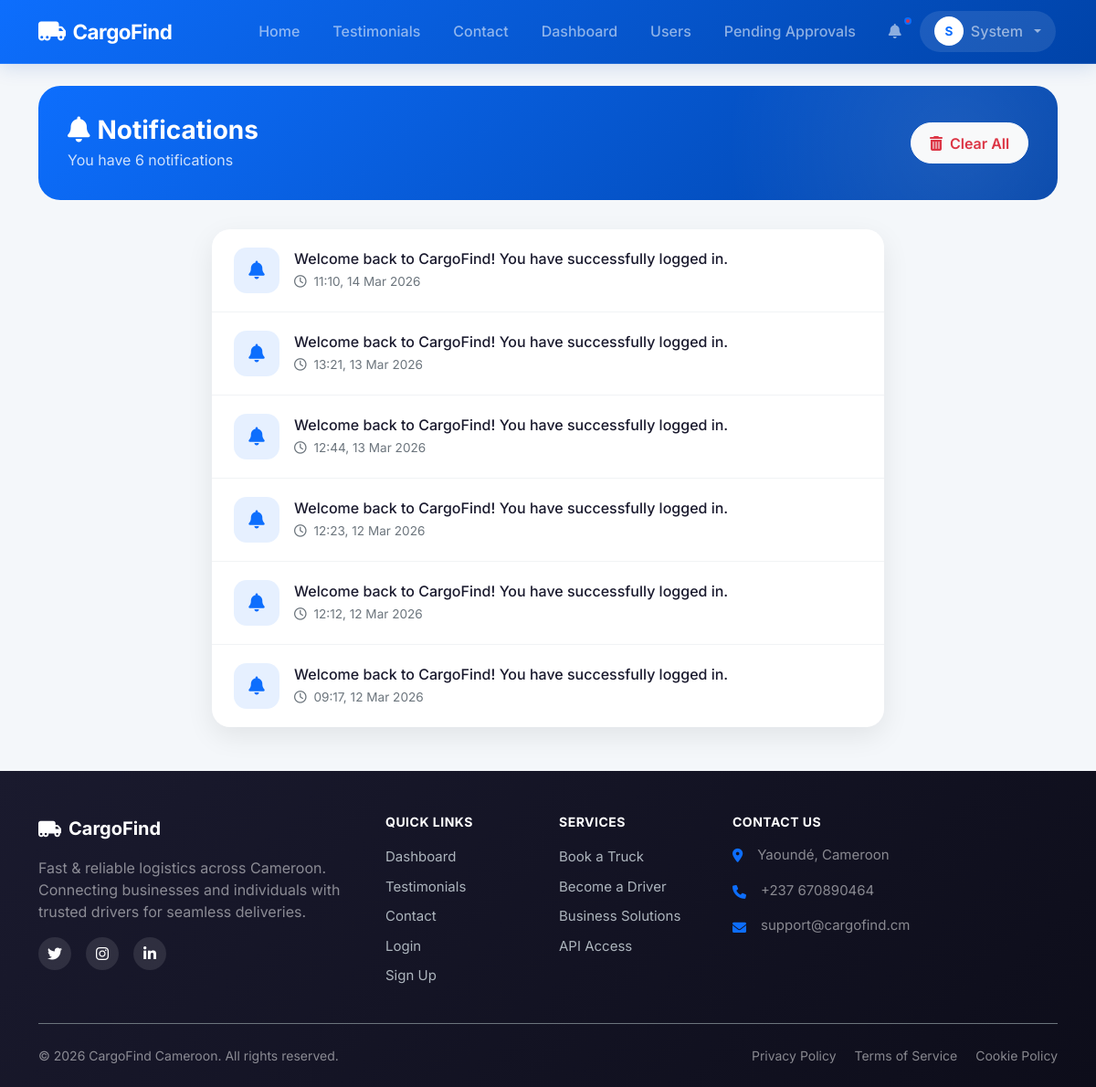
The app's page /notifications (signed in), older data.
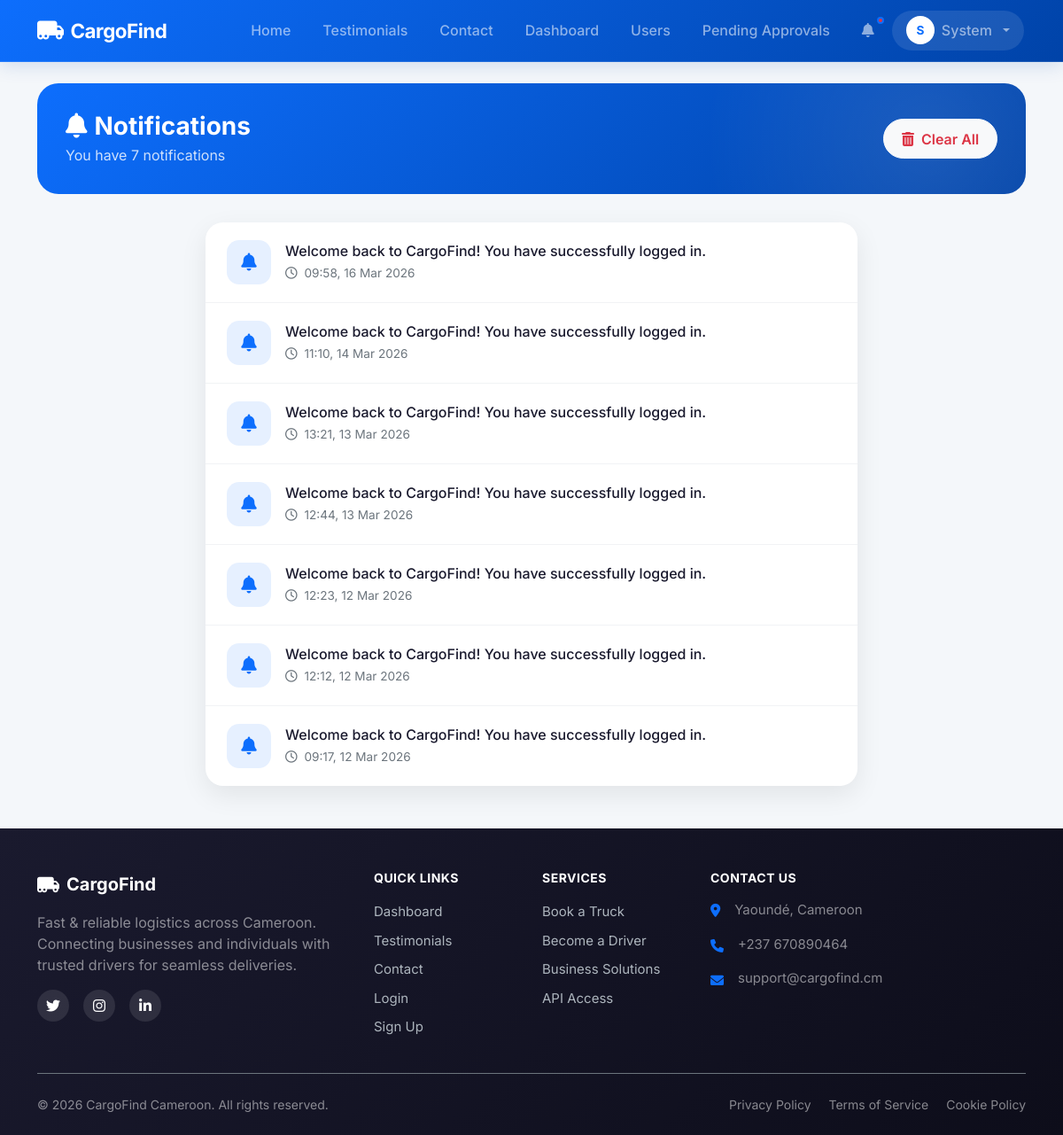
The same page, newer data.
### models.py (models this page shows, shortened)
class User(UserMixin, db.Model):
    id = db.Column(db.Integer, primary_key=True)
    email = db.Column(db.String(120), unique=True, nullable=False)
    phone = db.Column(db.String(20), unique=True, nullable=False)
    password_hash = db.Column(db.String(255), nullable=False)
    full_name = db.Column(db.String(100), nullable=False)
    address = db.Column(db.String(200))
    role = db.Column(db.String(20), nullable=False) # 'customer', 'driver', 'admin'
    vehicle_type = db.Column(db.String(50)) # 'car', 'van', 'truck'
    vehicle_id = db.Column(db.String(50))
    license_url = db.Column(db.String(255))
    is_verified = db.Column(db.Boolean, default=False)
    registration_otp = db.Column(db.String(6))
    is_active = db.Column(db.Boolean, default=False)
    is_approved = db.Column(db.Boolean, default=False) # Admin approval
    current_lat = db.Column(db.Float)
    current_lng = db.Column(db.Float)
    deliveries_as_customer = db.relationship('Delivery', backref='customer', foreign_keys='Delivery.customer_id')
    deliveries_as_driver = db.relationship('Delivery', backref='driver', foreign_keys='Delivery.driver_id')
    notifications = db.relationship('Notification', backref='user', lazy=True)
    wallet = db.relationship('Wallet', backref='user', uselist=False)

class Notification(db.Model):
    id = db.Column(db.Integer, primary_key=True)
    user_id = db.Column(db.Integer, db.ForeignKey('user.id'), nullable=False)
    message = db.Column(db.String(255), nullable=False)
    is_read = db.Column(db.Boolean, default=False)
    created_at = db.Column(db.DateTime, default=datetime.utcnow)
    link = db.Column(db.String(100))

### app.py (the view)
@app.route('/notifications')
@login_required
def notifications():
    user_notifications = Notification.query.filter_by(user_id=current_user.id).order_by(Notification.created_at.desc()).all()
    for notif in user_notifications:
        notif.is_read = True
    db.session.commit()
    return render_template('notifications.html', notifications=user_notifications)

### templates/notifications.html (shortened to what this page needs)
{% extends 'base.html' %}
{% block content %}
<div class="row animate-up">
    <div class="col-12">
        <div class="page-header">
            <div class="d-flex justify-content-between align-items-center">
                <div>
                    <h1 class="page-title">
                        <i class="fas fa-bell me-2"></i>Notifications
                    </h1>
                    {% if notifications %}
                    <p class="page-subtitle">You have {{ notifications|length }} notification{{ '' if notifications|length == 1 else 's' }}</p>
                    {% else %}
                    <p class="page-subtitle">Stay updated with your deliveries</p>
                    {% endif %}
                </div>
                {% if notifications %}
                <form action="{{ url_for('clear_notifications') }}" method="POST">
                    <button type="submit" class="btn btn-light text-danger clear-btn">
                        <i class="fas fa-trash-alt me-2"></i>Clear All
                    </button>
                </form>
                {% endif %}
            </div>
        </div>
    </div>
</div>
<div class="row">
    <div class="col-lg-8 mx-auto">
        {% if notifications %}
        <div class="card notification-card">
            {% for notif in notifications %}
            <div class="notification-item" {% if notif.link %}onclick="window.location='{{ notif.link }}'" style="cursor: pointer;"{% endif %}>
                <div class="notification-icon info">
                    <i class="fas fa-bell"></i>
                </div>
                <div class="notification-content">
                    <p class="notification-message mb-0">{{ notif.message }}</p>
                    <span class="notification-time">
                        <i class="far fa-clock me-1"></i>
                        {{ notif.created_at.strftime('%H:%M, %d %b %Y') }}
                    </span>
                </div>
            </div>
            {% endfor %}
        </div>
        {% endif %}
    </div>
</div>
{% endblock %}

### templates/base.html (shortened to what this page needs)
<!DOCTYPE html>
<html lang="en">
<head>
    <link href="https://cdn.jsdelivr.net/npm/bootstrap@5.3.0/dist/css/bootstrap.min.css" rel="stylesheet">
    <link rel="stylesheet" href="https://cdnjs.cloudflare.com/ajax/libs/font-awesome/6.0.0/css/all.min.css">
    <link rel="stylesheet" href="https://unpkg.com/leaflet@1.9.4/dist/leaflet.css" />
    <link rel="stylesheet" href="{{ url_for('static', filename='css/style.css') }}">
</head>
<body class="animate-fade-in">
    <nav class="navbar navbar-expand-lg navbar-dark sticky-top">
        <div class="container">
            <a class="navbar-brand" href="{{ url_for('index') }}">
                <i class="fas fa-truck-moving"></i>
                <span>CargoFind</span>
            </a>
            <div class="collapse navbar-collapse" id="navbarNav">
                <ul class="navbar-nav ms-auto align-items-lg-center">
                    <li class="nav-item">
                        <a class="nav-link" href="{{ url_for('index') }}">
                             Home
                        </a>
                    </li>
                    <li class="nav-item">
                        <a class="nav-link" href="{{ url_for('testimonials') }}">
                             Testimonials
                        </a>
                    </li>
                    <li class="nav-item">
                        <a class="nav-link" href="{{ url_for('contact') }}">
                             Contact
                        </a>
                    </li>
                    {% if current_user.is_authenticated %}
                        {% if current_user.role == 'customer' %}
                            <li class="nav-item">
                                <a class="nav-link" href="{{ url_for('customer_dashboard') }}">
                                    <i class="fas fa-tachometer-alt me-1 d-lg-none"></i> Dashboard
                                </a>
                            </li>
                            <li class="nav-item">
                                <a class="nav-link" href="{{ url_for('book_delivery') }}">
                                    <i class="fas fa-plus-circle me-1 d-lg-none"></i> Book Delivery
                                </a>
                            </li>
                        {% elif current_user.role == 'driver' %}
                            <li class="nav-item">
                                <a class="nav-link" href="{{ url_for('driver_dashboard') }}">
                                    <i class="fas fa-tachometer-alt me-1 d-lg-none"></i> Driver Panel
                                </a>
                            </li>
                        {% elif current_user.role == 'admin' %}
                            <li class="nav-item">
                                <a class="nav-link" href="{{ url_for('admin_dashboard') }}">
                                     Dashboard
                                </a>
                            </li>
                            <li class="nav-item">
                                <a class="nav-link" href="{{ url_for('admin_users') }}">
                                     Users
                                </a>
                            </li>
                            <li class="nav-item">
                                <a class="nav-link" href="{{ url_for('admin_pending_drivers') }}">
                                     Pending Approvals
                                </a>
                            </li>
                        {% endif %}
                        <li class="nav-item">
                            <a class="nav-link notification-badge" href="{{ url_for('notifications') }}">
                                <i class="fas fa-bell"></i>
                            </a>
                        </li>
                        <li class="nav-item dropdown">
                            <a class="nav-link nav-user dropdown-toggle" href="#" role="button" data-bs-toggle="dropdown">
                                <div class="nav-user-avatar">
                                    {{ current_user.full_name[0]|upper }}
                                </div>
                                <span class="d-none d-md-inline">{{ current_user.full_name.split()[0] }}</span>
                            </a>
                        </li>
                    {% endif %}
                </ul>
            </div>
        </div>
    </nav>
    <div class="container mt-4">
        {% block content %}{% endblock %}
    </div>
    <footer class="footer bg-dark text-white pt-5 pb-4 mt-5">
        <div class="container">
            <div class="d-none d-md-block">
                <div class="row">
                    <div class="col-lg-4 col-md-6 mb-4 mb-lg-0">
                        <a href="{{ url_for('index') }}" class="footer-brand d-flex align-items-center text-white text-decoration-none mb-3">
                            <i class="fas fa-truck-moving fa-lg me-2"></i>
                            <span class="fw-bold fs-5">CargoFind</span>
                        </a>
                        <p class="text-white-50 mb-3">Fast & reliable logistics across Cameroon. Connecting businesses and individuals with trusted drivers for seamless deliveries.</p>
                        <div class="d-flex gap-3">
                            <a href="#" class="social-link"><i class="fab fa-twitter"></i></a>
                            <a href="#" class="social-link"><i class="fab fa-instagram"></i></a>
                            <a href="#" class="social-link"><i class="fab fa-linkedin-in"></i></a>
                        </div>
                    </div>
                    <div class="col-lg-2 col-md-6 mb-4 mb-lg-0">
                        <h6 class="footer-heading text-uppercase fw-bold mb-3">Quick Links</h6>
                        <ul class="list-unstyled footer-links">
                            {% if not current_user.is_authenticated %}
                            <li><a href="{{ url_for('index') }}" class="footer-link">Home</a></li>
                            {% else %}
                            <li><a href="{% if current_user.role == 'admin' %}{{ url_for('admin_dashboard') }}{% elif current_user.role == 'driver' %}{{ url_for('driver_dashboard') }}{% else %}{{ url_for('customer_dashboard') }}{% endif %}" class="footer-link">Dashboard</a></li>
                            {% endif %}
                            <li><a href="{{ url_for('testimonials') }}" class="footer-link">Testimonials</a></li>
                            <li><a href="{{ url_for('contact') }}" class="footer-link">Contact</a></li>
                            <li><a href="{{ url_for('login') }}" class="footer-link">Login</a></li>
                            <li><a href="{{ url_for('register') }}" class="footer-link">Sign Up</a></li>
                        </ul>
                    </div>
                    <div class="col-lg-2 col-md-6 mb-4 mb-lg-0">
                        <h6 class="footer-heading text-uppercase fw-bold mb-3">Services</h6>
                        <ul class="list-unstyled footer-links">
                            <li><a href="{{ url_for('register') }}" class="footer-link">Book a Truck</a></li>
                            <li><a href="{{ url_for('register') }}" class="footer-link">Become a Driver</a></li>
                            <li><a href="{{ url_for('contact') }}" class="footer-link">Business Solutions</a></li>
                            <li><a href="{{ url_for('contact') }}" class="footer-link">API Access</a></li>
                        </ul>
                    </div>
                    <div class="col-lg-4 col-md-6">
                        <h6 class="footer-heading text-uppercase fw-bold mb-3">Contact Us</h6>
                        <ul class="list-unstyled footer-contact">
                            <li class="mb-3 d-flex align-items-start">
                                <i class="fas fa-map-marker-alt mt-1 me-3 text-primary"></i>
                                <span class="text-white-50">Yaoundé, Cameroon</span>
                            </li>
                            <li class="mb-3 d-flex align-items-center">
                                <i class="fas fa-phone mt-1 me-3 text-primary"></i>
                                <span class="text-white-50">+237 670890464</span>
                            </li>
                            <li class="mb-3 d-flex align-items-center">
                                <i class="fas fa-envelope mt-1 me-3 text-primary"></i>
                                <span class="text-white-50">support@cargofind.cm</span>
                            </li>
                        </ul>
                    </div>
                </div>
                <div class="footer-bottom border-top border-secondary mt-4 pt-4 d-flex flex-column flex-md-row justify-content-between align-items-center">
                    <p class="mb-2 mb-md-0 text-white-50">&copy; 2026 CargoFind Cameroon. All rights reserved.</p>
                    <div class="footer-bottom-links">
                        <a href="{{ url_for('privacy') }}" class="text-white-50 text-decoration-none me-3">Privacy Policy</a>
                        <a href="{{ url_for('terms') }}" class="text-white-50 text-decoration-none me-3">Terms of Service</a>
                        <a href="#" class="text-white-50 text-decoration-none">Cookie Policy</a>
                    </div>
                </div>
            </div>
        </div>
    </footer>
</body>
</html>

Row changes from the older to the newer data that the page shows:
added Notification: message "Welcome back to CargoFind! You have successfully logged in.", created_at "09:58, 16 Mar 2026"
Text that changed along with them:
{{ notifications|length }}: "6" → "7"
